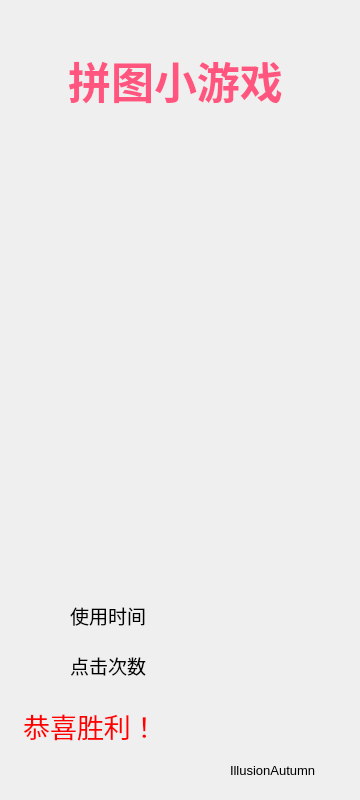
<?xml version="1.0" encoding="UTF-8"?>
<ui version="4.0">
 <class>Widget</class>
 <widget class="QWidget" name="Widget">
  <property name="geometry">
   <rect>
    <x>0</x>
    <y>0</y>
    <width>360</width>
    <height>800</height>
   </rect>
  </property>
  <property name="windowTitle">
   <string>Widget</string>
  </property>
  <widget class="QPushButton" name="startOrEnd">
   <property name="geometry">
    <rect>
     <x>240</x>
     <y>600</y>
     <width>81</width>
     <height>81</height>
    </rect>
   </property>
   <property name="font">
    <font>
     <pointsize>15</pointsize>
    </font>
   </property>
   <property name="text">
    <string/>
   </property>
   <property name="icon">
    <iconset resource="Pic.qrc">
     <normaloff>:/Image/Image/start.png</normaloff>:/Image/Image/start.png</iconset>
   </property>
   <property name="iconSize">
    <size>
     <width>64</width>
     <height>64</height>
    </size>
   </property>
   <property name="autoRepeat">
    <bool>false</bool>
   </property>
   <property name="autoExclusive">
    <bool>false</bool>
   </property>
   <property name="flat">
    <bool>true</bool>
   </property>
  </widget>
  <widget class="QLabel" name="label">
   <property name="geometry">
    <rect>
     <x>20</x>
     <y>600</y>
     <width>31</width>
     <height>31</height>
    </rect>
   </property>
   <property name="text">
    <string/>
   </property>
   <property name="pixmap">
    <pixmap resource="Pic.qrc">:/Image/Image/time.png</pixmap>
   </property>
   <property name="scaledContents">
    <bool>true</bool>
   </property>
  </widget>
  <widget class="QLabel" name="timeLabel">
   <property name="geometry">
    <rect>
     <x>70</x>
     <y>600</y>
     <width>151</width>
     <height>31</height>
    </rect>
   </property>
   <property name="font">
    <font>
     <pointsize>14</pointsize>
    </font>
   </property>
   <property name="text">
    <string>使用时间</string>
   </property>
   <property name="scaledContents">
    <bool>false</bool>
   </property>
   <property name="wordWrap">
    <bool>false</bool>
   </property>
  </widget>
  <widget class="QLabel" name="label_3">
   <property name="geometry">
    <rect>
     <x>20</x>
     <y>650</y>
     <width>31</width>
     <height>31</height>
    </rect>
   </property>
   <property name="text">
    <string/>
   </property>
   <property name="pixmap">
    <pixmap resource="Pic.qrc">:/Image/Image/ticks.png</pixmap>
   </property>
   <property name="scaledContents">
    <bool>true</bool>
   </property>
  </widget>
  <widget class="QLabel" name="ClickLabel">
   <property name="geometry">
    <rect>
     <x>70</x>
     <y>650</y>
     <width>101</width>
     <height>31</height>
    </rect>
   </property>
   <property name="font">
    <font>
     <pointsize>14</pointsize>
    </font>
   </property>
   <property name="text">
    <string>点击次数</string>
   </property>
   <property name="scaledContents">
    <bool>false</bool>
   </property>
   <property name="wordWrap">
    <bool>false</bool>
   </property>
  </widget>
  <widget class="myWidget" name="gameMain" native="true">
   <property name="geometry">
    <rect>
     <x>5</x>
     <y>190</y>
     <width>350</width>
     <height>350</height>
    </rect>
   </property>
   <property name="styleSheet">
    <string notr="true"/>
   </property>
  </widget>
  <widget class="QLabel" name="label_2">
   <property name="geometry">
    <rect>
     <x>40</x>
     <y>40</y>
     <width>271</width>
     <height>81</height>
    </rect>
   </property>
   <property name="font">
    <font>
     <pointsize>32</pointsize>
     <italic>false</italic>
     <bold>true</bold>
    </font>
   </property>
   <property name="styleSheet">
    <string notr="true">color: rgb(255, 85, 127);
font: 700 32pt &quot;Microsoft YaHei UI&quot;;
border-color: rgb(85, 0, 0);
</string>
   </property>
   <property name="text">
    <string>拼图小游戏</string>
   </property>
   <property name="alignment">
    <set>Qt::AlignCenter</set>
   </property>
  </widget>
  <widget class="QLabel" name="label_4">
   <property name="geometry">
    <rect>
     <x>230</x>
     <y>760</y>
     <width>101</width>
     <height>21</height>
    </rect>
   </property>
   <property name="font">
    <font>
     <pointsize>10</pointsize>
    </font>
   </property>
   <property name="text">
    <string>IllusionAutumn</string>
   </property>
  </widget>
  <widget class="QLabel" name="label_5">
   <property name="geometry">
    <rect>
     <x>10</x>
     <y>700</y>
     <width>161</width>
     <height>51</height>
    </rect>
   </property>
   <property name="font">
    <font>
     <pointsize>20</pointsize>
    </font>
   </property>
   <property name="styleSheet">
    <string notr="true">color: rgb(255, 0, 0);</string>
   </property>
   <property name="text">
    <string>恭喜胜利！</string>
   </property>
   <property name="alignment">
    <set>Qt::AlignCenter</set>
   </property>
  </widget>
 </widget>
 <customwidgets>
  <customwidget>
   <class>myWidget</class>
   <extends>QWidget</extends>
   <header location="global">mywidget.h</header>
   <container>1</container>
  </customwidget>
 </customwidgets>
 <resources>
  <include location="Pic.qrc"/>
 </resources>
 <connections/>
</ui>
